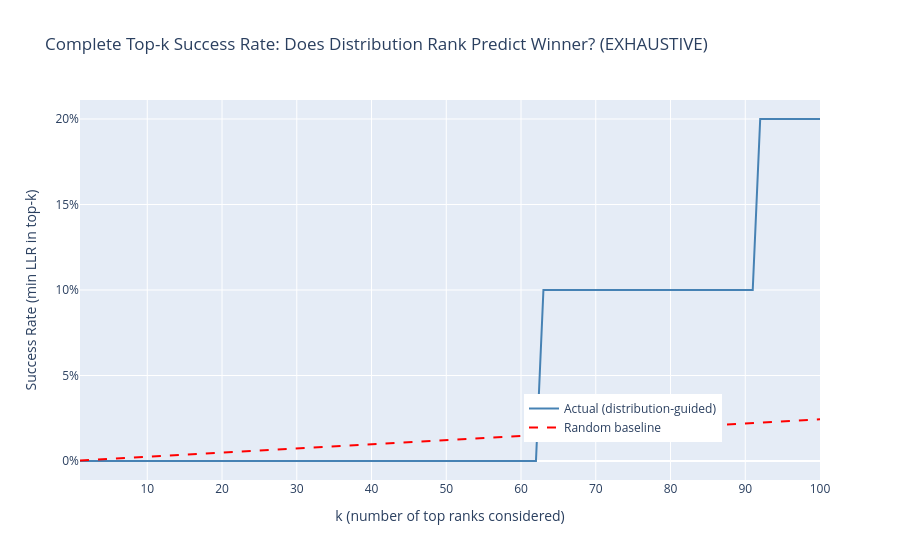

Notebook cell for this chart:
### Code cell
# ==============================================================================
# Visualization: Complete Top-k Success Rate
# ==============================================================================

fig = go.Figure()

# Actual success rate
fig.add_trace(go.Scatter(
    x=df_topk["k"],
    y=df_topk["success_rate"],
    mode="lines+markers" if len(df_topk) <= 50 else "lines",
    name="Actual (distribution-guided)",
    line=dict(color="steelblue", width=2),
    marker=dict(size=6),
))

# Random baseline
fig.add_trace(go.Scatter(
    x=df_topk["k"],
    y=df_topk["random_rate"],
    mode="lines",
    name="Random baseline",
    line=dict(color="red", width=2, dash="dash"),
))

fig.update_layout(
    title="Complete Top-k Success Rate: Does Distribution Rank Predict Winner? (EXHAUSTIVE)",
    xaxis_title="k (number of top ranks considered)",
    yaxis_title="Success Rate (min LLR in top-k)",
    yaxis_tickformat=".0%",
    legend=dict(x=0.6, y=0.1),
    # xaxis_type="log" if n_total_ranks > 100 else "linear",
)

fig.show()

### Figure 1 — Plotly figure (JSON) as saved in the notebook; plotly's stock layout.template omitted (floating-point values rounded to 4 significant figures)
{"data": [{"line": {"color": "steelblue", "width": 2}, "marker": {"size": 6}, "mode": "lines", "name": "Actual (distribution-guided)", "type": "scatter", "x": [1, 2, 3, 4, 5, 6, 7, 8, 9, 10, 11, 12, 13, 14, 15, 16, 17, 18, 19, 20, 21, 22, 23, 24, 25, 26, 27, 28, 29, 30, 31, 32, 33, 34, 35, 36, 37, 38, 39, 40, 41, 42, 43, 44, 45, 46, 47, 48, 49, 50, 51, 52, 53, 54, 55, 56, 57, 58, 59, 60, 61, 62, 63, 64, 65, 66, 67, 68, 69, 70, 71, 72, 73, 74, 75, 76, 77, 78, 79, 80, 81, 82, 83, 84, 85, 86, 87, 88, 89, 90, 91, 92, 93, 94, 95, 96, 97, 98, 99, 100], "y": [0.0, 0.0, 0.0, 0.0, 0.0, 0.0, 0.0, 0.0, 0.0, 0.0, 0.0, 0.0, 0.0, 0.0, 0.0, 0.0, 0.0, 0.0, 0.0, 0.0, 0.0, 0.0, 0.0, 0.0, 0.0, 0.0, 0.0, 0.0, 0.0, 0.0, 0.0, 0.0, 0.0, 0.0, 0.0, 0.0, 0.0, 0.0, 0.0, 0.0, 0.0, 0.0, 0.0, 0.0, 0.0, 0.0, 0.0, 0.0, 0.0, 0.0, 0.0, 0.0, 0.0, 0.0, 0.0, 0.0, 0.0, 0.0, 0.0, 0.0, 0.0, 0.0, 0.1, 0.1, 0.1, 0.1, 0.1, 0.1, 0.1, 0.1, 0.1, 0.1, 0.1, 0.1, 0.1, 0.1, 0.1, 0.1, 0.1, 0.1, 0.1, 0.1, 0.1, 0.1, 0.1, 0.1, 0.1, 0.1, 0.1, 0.1, 0.1, 0.2, 0.2, 0.2, 0.2, 0.2, 0.2, 0.2, 0.2, 0.2]}, {"line": {"color": "red", "dash": "dash", "width": 2}, "mode": "lines", "name": "Random baseline", "type": "scatter", "x": [1, 2, 3, 4, 5, 6, 7, 8, 9, 10, 11, 12, 13, 14, 15, 16, 17, 18, 19, 20, 21, 22, 23, 24, 25, 26, 27, 28, 29, 30, 31, 32, 33, 34, 35, 36, 37, 38, 39, 40, 41, 42, 43, 44, 45, 46, 47, 48, 49, 50, 51, 52, 53, 54, 55, 56, 57, 58, 59, 60, 61, 62, 63, 64, 65, 66, 67, 68, 69, 70, 71, 72, 73, 74, 75, 76, 77, 78, 79, 80, 81, 82, 83, 84, 85, 86, 87, 88, 89, 90, 91, 92, 93, 94, 95, 96, 97, 98, 99, 100], "y": [0.0002442, 0.0004884, 0.0007326, 0.0009768, 0.001221, 0.001465, 0.001709, 0.001954, 0.002198, 0.002442, 0.002686, 0.00293, 0.003175, 0.003419, 0.003663, 0.003907, 0.004151, 0.004396, 0.00464, 0.004884, 0.005128, 0.005372, 0.005617, 0.005861, 0.006105, 0.006349, 0.006593, 0.006838, 0.007082, 0.007326, 0.00757, 0.007814, 0.008059, 0.008303, 0.008547, 0.008791, 0.009035, 0.00928, 0.009524, 0.009768, 0.01001, 0.01026, 0.0105, 0.01074, 0.01099, 0.01123, 0.01148, 0.01172, 0.01197, 0.01221, 0.01245, 0.0127, 0.01294, 0.01319, 0.01343, 0.01368, 0.01392, 0.01416, 0.01441, 0.01465, 0.0149, 0.01514, 0.01538, 0.01563, 0.01587, 0.01612, 0.01636, 0.01661, 0.01685, 0.01709, 0.01734, 0.01758, 0.01783, 0.01807, 0.01832, 0.01856, 0.0188, 0.01905, 0.01929, 0.01954, 0.01978, 0.02002, 0.02027, 0.02051, 0.02076, 0.021, 0.02125, 0.02149, 0.02173, 0.02198, 0.02222, 0.02247, 0.02271, 0.02295, 0.0232, 0.02344, 0.02369, 0.02393, 0.02418, 0.02442]}], "layout": {"legend": {"x": 0.6, "y": 0.1}, "title": {"text": "Complete Top-k Success Rate: Does Distribution Rank Predict Winner? (EXHAUSTIVE)"}, "xaxis": {"title": {"text": "k (number of top ranks considered)"}}, "yaxis": {"tickformat": ".0%", "title": {"text": "Success Rate (min LLR in top-k)"}}}}
